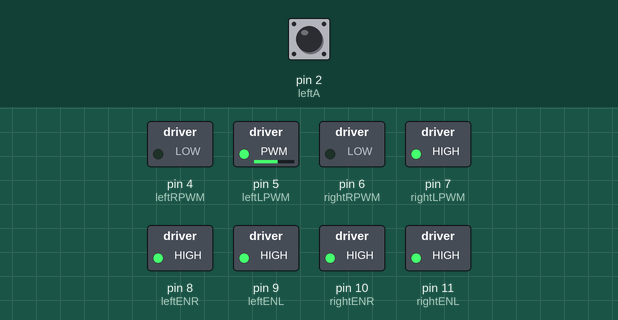
This sketch was run on a simulated Arduino Uno, built with avr-gcc and run on an emulated ATmega328P. Shown: switched loads named in the sketch (green lamp = pin HIGH). The inputs (shaded band) are chosen by the test bench; at power-on: pin 2 (leftA) HIGH. What the sketch prints to the serial monitor is not drawn.

Above: at 0.1 s.
At 5.1 s:
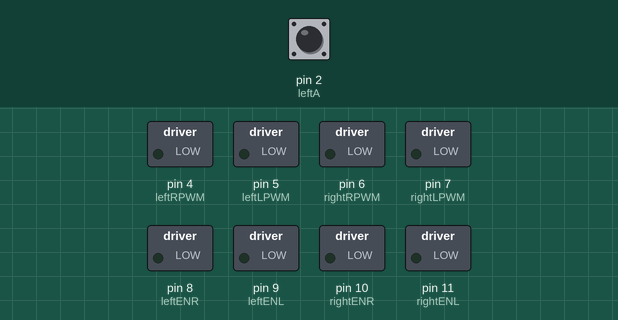
Timing chart, 0 to 6.6 s (numbered marks = the images above):
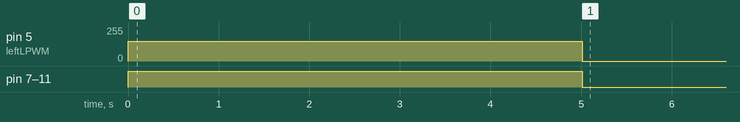

Measured:
- by itself, pin 5 (leftLPWM): 150/255 → 0/255 at 5.0 s
- by itself, pin 7 (rightLPWM), pin 8 (leftENR), pin 9 (leftENL), pin 10 (rightENR), pin 11 (rightENL): HIGH → LOW at 5.0 s

The sketch:

TestMotors.ino
```cpp
//left motor
#define leftRPWM 4
#define leftLPWM 5
#define leftENR 8
#define leftENL 9

//right motor
#define rightRPWM 6
#define rightLPWM 7
#define rightENR 10
#define rightENL 11

//left encoder
#define leftA 2
#define leftB 3

//right encoder
#define rightA 19
#define rightB 18

volatile long leftCounter = 0, rightCounter = 0;
const long interval = 10;
unsigned long lastTime, currentTime;
volatile bool changeLeft = false, changeRight = false;

unsigned long startTime;

void setup() {
  Serial.begin(115200);
  //set pin modes
  pinMode(leftA, INPUT_PULLUP);
  pinMode(leftB, INPUT_PULLUP);
  pinMode(rightA, INPUT_PULLUP);
  pinMode(rightB, INPUT_PULLUP);

  attachInterrupt(0, changeLeftA, RISING);
  attachInterrupt(4, changeRightA, RISING);

  lastTime = millis();
  //define motor pin modes
  pinMode(leftRPWM, OUTPUT);
  pinMode(leftLPWM, OUTPUT);
  pinMode(rightRPWM, OUTPUT);
  pinMode(rightLPWM, OUTPUT);
  pinMode(leftENR, OUTPUT);
  pinMode(leftENL, OUTPUT);
  pinMode(rightENR, OUTPUT);
  pinMode(rightENL, OUTPUT);

  //enable motor movement in both directions
  digitalWrite(leftENL, HIGH);
  digitalWrite(leftENR, HIGH);
  digitalWrite(rightENL, HIGH);
  digitalWrite(rightENR, HIGH);

  analogWrite(leftRPWM, 0);
  analogWrite(leftLPWM, 150);
  analogWrite(rightRPWM, 0);
  analogWrite(rightLPWM, 150);

  startTime = millis();
}

void loop() {
  unsigned long endTime = millis();
  if(endTime - startTime > 5000){
    analogWrite(leftRPWM, 0);
    analogWrite(leftLPWM, 0);
    analogWrite(rightRPWM, 0);
    analogWrite(rightLPWM, 0);
    //disable movement
    digitalWrite(leftENL, LOW);
    digitalWrite(leftENR, LOW);
    digitalWrite(rightENL, LOW);
    digitalWrite(rightENR, LOW);
  }
  // if(endTime - startTime > 5000){
  //   analogWrite(leftRPWM, 150);
  //   analogWrite(leftLPWM, 0);
  //   analogWrite(rightRPWM, 150);
  //   analogWrite(rightLPWM, 0);
  // }
  currentTime = millis();
  if(currentTime - lastTime >= interval){
    //compute speeds in pulses/millisecond
    float leftSpeed = ((float)leftCounter)/((float)currentTime - lastTime);
    float rightSpeed = ((float)rightCounter)/((float)currentTime - lastTime);
    Serial.print("0, ");
    Serial.print(leftSpeed);
    Serial.print(", ");
    Serial.println(rightSpeed);
    leftCounter = rightCounter = 0;
    lastTime += interval;
  }
  // else if(endTime - startTime > 2000){
  //   //reverse
  //   analogWrite(leftRPWM, 0);
  //   analogWrite(leftLPWM, 63);
  //   analogWrite(rightRPWM, 0);
  //   analogWrite(rightLPWM, 63);
  // }
  delay(10);
}

void changeLeftA(){
  if(digitalRead(leftA)!=digitalRead(leftB)){
    //clockwise but reversed -> forward is +
    leftCounter--;
  }else{
    //counterclockwise but reversed
    leftCounter++;
  }
  changeLeft = true;
}

void changeRightA(){
  if(digitalRead(rightA)!=digitalRead(rightB)){
    //clockwise
    rightCounter++;
  }else{
    //counterclockwise
    rightCounter--;
  }
  changeRight = true;
}
```
